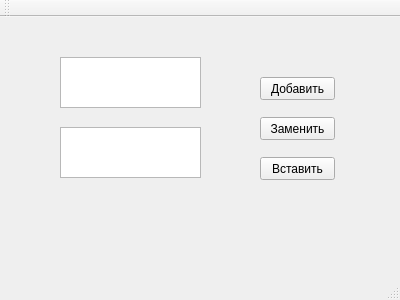
<?xml version="1.0" encoding="UTF-8"?>
<ui version="4.0">
 <class>MainWindow</class>
 <widget class="QMainWindow" name="MainWindow">
  <property name="geometry">
   <rect>
    <x>0</x>
    <y>0</y>
    <width>400</width>
    <height>300</height>
   </rect>
  </property>
  <property name="windowTitle">
   <string>MainWindow</string>
  </property>
  <widget class="QWidget" name="centralWidget">
   <widget class="QPlainTextEdit" name="plainTextEdit">
    <property name="geometry">
     <rect>
      <x>60</x>
      <y>40</y>
      <width>141</width>
      <height>51</height>
     </rect>
    </property>
   </widget>
   <widget class="QPlainTextEdit" name="plainTextEdit_2">
    <property name="geometry">
     <rect>
      <x>60</x>
      <y>110</y>
      <width>141</width>
      <height>51</height>
     </rect>
    </property>
   </widget>
   <widget class="QPushButton" name="add_text_button">
    <property name="geometry">
     <rect>
      <x>260</x>
      <y>60</y>
      <width>75</width>
      <height>23</height>
     </rect>
    </property>
    <property name="text">
     <string>Добавить</string>
    </property>
   </widget>
   <widget class="QPushButton" name="copy_text_button">
    <property name="geometry">
     <rect>
      <x>260</x>
      <y>100</y>
      <width>75</width>
      <height>23</height>
     </rect>
    </property>
    <property name="text">
     <string>Заменить</string>
    </property>
   </widget>
   <widget class="QPushButton" name="insert_text_button">
    <property name="geometry">
     <rect>
      <x>260</x>
      <y>140</y>
      <width>75</width>
      <height>23</height>
     </rect>
    </property>
    <property name="text">
     <string>Вставить</string>
    </property>
   </widget>
  </widget>
  <widget class="QMenuBar" name="menuBar">
   <property name="geometry">
    <rect>
     <x>0</x>
     <y>0</y>
     <width>400</width>
     <height>21</height>
    </rect>
   </property>
  </widget>
  <widget class="QToolBar" name="mainToolBar">
   <attribute name="toolBarArea">
    <enum>TopToolBarArea</enum>
   </attribute>
   <attribute name="toolBarBreak">
    <bool>false</bool>
   </attribute>
  </widget>
  <widget class="QStatusBar" name="statusBar"/>
 </widget>
 <layoutdefault spacing="6" margin="11"/>
 <resources/>
 <connections/>
</ui>
